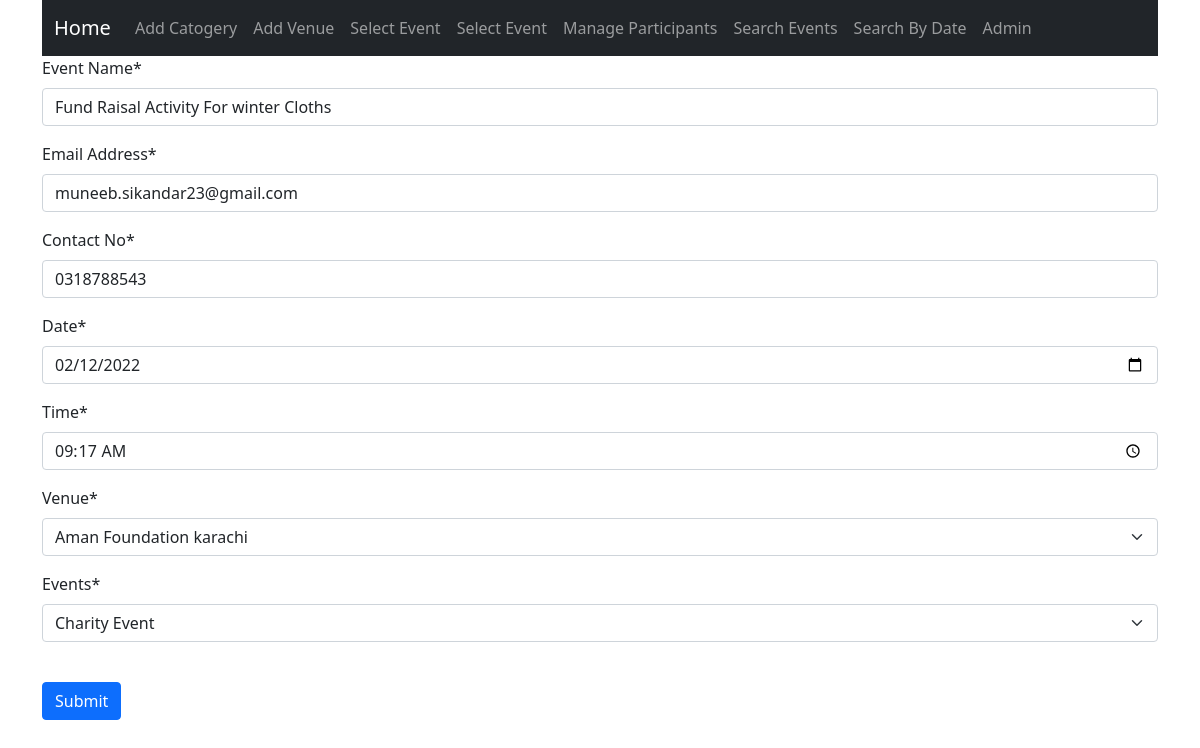
The page /13/ on the database its author committed.
### myProject/models.py (models this page shows, shortened)
class Participants(models.Model):
    p_name = models.CharField(max_length=50)
    email = models.CharField(max_length=50)
    p_contact = models.CharField(max_length=50)
    p_date = models.DateField("Date")
    p_time = models.TimeField("Time")
    venue = models.ForeignKey(Venue, on_delete=models.CASCADE)
    Event_id = models.ForeignKey(Planner, on_delete=models.CASCADE)

### myProject/views.py (the view, shortened to what this page needs)
# urls.py: path('<int:id>/', views.add, name='p_update'),
def add(request, id=0):
    if request.method == 'GET':
        if id == 0:
            form = EventForm()
            return render(request, 'myProject/addData.html', {'Participants': form})
        else:
            participant = Participants.objects.get(pk=id)
            form = EventForm(instance=participant)
            return render(request, 'myProject/addData.html', {'Participants': form})
    return redirect('show')

### myProject/forms.py
class EventForm(forms.ModelForm):
    class Meta:
        model = Participants
        fields = ('p_name', 'email', 'p_contact', 'p_date', 'p_time', 'venue', 'Event_id')
        labels = {
            'p_name': 'Event Name',
            'email': 'Email Address',
            'p_contact': 'Contact No',
            'venue': 'Venue',
            'Event_id': 'Events'
        }
        widgets = {
            'p_date': DatePickerInput(),
            'p_time': TimePickerInput(),
        }

### myProject/models.py (called while the page is built)
    def __str__(self):
        return self.Events

    def __str__(self):
        return self.venues

### myProject/templates/myProject/addData.html (shortened to what this page needs)
{% extends 'myProject/base.html' %}
{% load crispy_forms_tags %}
{% block content %}
<form method="POST">
    {{ Participants.p_name|as_crispy_field }}
    {{ Participants.email|as_crispy_field }}
    {{ Participants.p_contact|as_crispy_field }}
    {{ Participants.p_date|as_crispy_field }}
    {{ Participants.p_time|as_crispy_field }}
    {{Participants.venue|as_crispy_field }}
    {{ Participants.Event_id|as_crispy_field }}
    <br>
    <input type="submit" class="btn btn-primary">
</form>
{% endblock %}

### rows shown on the page
Participants: p_name "Fund Raisal Activity For winter Cloths", email "muneeb.sikandar23@gmail.com", p_contact "0318788543", p_date "02/12/2022", p_time "09:17:00", venue "Aman Foundation karachi", Event_id "Charity Event"
